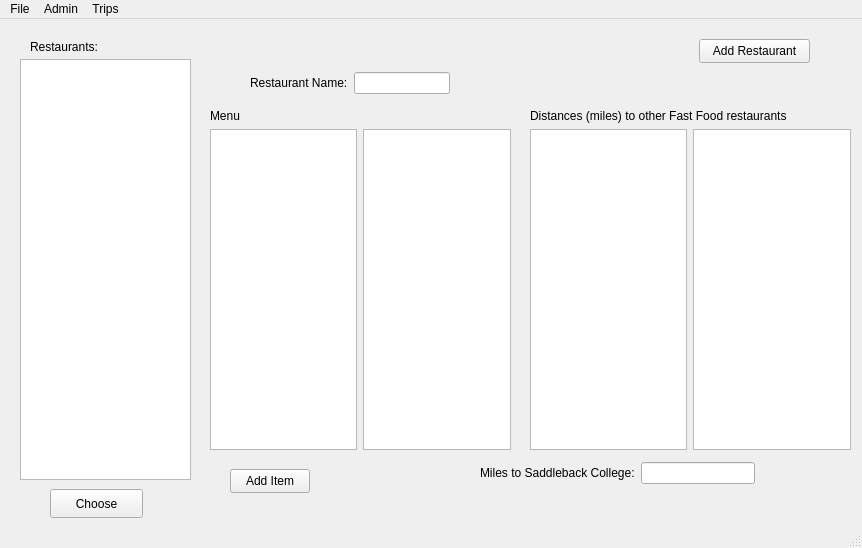
<?xml version="1.0" encoding="UTF-8"?>
<ui version="4.0">
 <class>MainWindow</class>
 <widget class="QMainWindow" name="MainWindow">
  <property name="geometry">
   <rect>
    <x>0</x>
    <y>0</y>
    <width>862</width>
    <height>548</height>
   </rect>
  </property>
  <property name="windowTitle">
   <string>MainWindow</string>
  </property>
  <widget class="QWidget" name="centralwidget">
   <widget class="QListWidget" name="listWidget">
    <property name="geometry">
     <rect>
      <x>20</x>
      <y>40</y>
      <width>171</width>
      <height>421</height>
     </rect>
    </property>
   </widget>
   <widget class="QLabel" name="label">
    <property name="geometry">
     <rect>
      <x>30</x>
      <y>20</y>
      <width>91</width>
      <height>16</height>
     </rect>
    </property>
    <property name="text">
     <string>Restaurants:</string>
    </property>
   </widget>
   <widget class="QWidget" name="layoutWidget">
    <property name="geometry">
     <rect>
      <x>250</x>
      <y>50</y>
      <width>200</width>
      <height>28</height>
     </rect>
    </property>
    <layout class="QHBoxLayout" name="horizontalLayout">
     <item>
      <widget class="QLabel" name="label_2">
       <property name="text">
        <string>Restaurant Name:</string>
       </property>
      </widget>
     </item>
     <item>
      <widget class="QLineEdit" name="lineEdit"/>
     </item>
    </layout>
   </widget>
   <widget class="QWidget" name="layoutWidget">
    <property name="geometry">
     <rect>
      <x>480</x>
      <y>440</y>
      <width>275</width>
      <height>28</height>
     </rect>
    </property>
    <layout class="QHBoxLayout" name="horizontalLayout_3">
     <item>
      <widget class="QLabel" name="label_5">
       <property name="text">
        <string>Miles to Saddleback College:</string>
       </property>
      </widget>
     </item>
     <item>
      <widget class="QLineEdit" name="lineEdit_2"/>
     </item>
    </layout>
   </widget>
   <widget class="QPushButton" name="pushButton">
    <property name="geometry">
     <rect>
      <x>50</x>
      <y>470</y>
      <width>93</width>
      <height>29</height>
     </rect>
    </property>
    <property name="text">
     <string>Choose</string>
    </property>
   </widget>
   <widget class="QWidget" name="layoutWidget">
    <property name="geometry">
     <rect>
      <x>210</x>
      <y>90</y>
      <width>301</width>
      <height>341</height>
     </rect>
    </property>
    <layout class="QVBoxLayout" name="verticalLayout">
     <item>
      <widget class="QLabel" name="label_3">
       <property name="text">
        <string>Menu</string>
       </property>
      </widget>
     </item>
     <item>
      <layout class="QHBoxLayout" name="horizontalLayout_4">
       <item>
        <widget class="QListWidget" name="listWidget_item"/>
       </item>
       <item>
        <widget class="QListWidget" name="listWidget_price"/>
       </item>
      </layout>
     </item>
    </layout>
   </widget>
   <widget class="QWidget" name="layoutWidget">
    <property name="geometry">
     <rect>
      <x>530</x>
      <y>90</y>
      <width>321</width>
      <height>341</height>
     </rect>
    </property>
    <layout class="QVBoxLayout" name="verticalLayout_2">
     <item>
      <widget class="QLabel" name="label_4">
       <property name="text">
        <string>Distances (miles) to other Fast Food restaurants</string>
       </property>
      </widget>
     </item>
     <item>
      <layout class="QHBoxLayout" name="horizontalLayout_5">
       <item>
        <widget class="QListWidget" name="listWidget_name"/>
       </item>
       <item>
        <widget class="QListWidget" name="listWidget_distance"/>
       </item>
      </layout>
     </item>
    </layout>
   </widget>
   <widget class="QPushButton" name="AddRestaurant">
    <property name="geometry">
     <rect>
      <x>699</x>
      <y>20</y>
      <width>111</width>
      <height>24</height>
     </rect>
    </property>
    <property name="text">
     <string>Add Restaurant</string>
    </property>
   </widget>
   <widget class="QPushButton" name="AddItem">
    <property name="geometry">
     <rect>
      <x>230</x>
      <y>450</y>
      <width>80</width>
      <height>24</height>
     </rect>
    </property>
    <property name="text">
     <string>Add Item</string>
    </property>
   </widget>
  </widget>
  <widget class="QMenuBar" name="menubar">
   <property name="geometry">
    <rect>
     <x>0</x>
     <y>0</y>
     <width>862</width>
     <height>21</height>
    </rect>
   </property>
   <widget class="QMenu" name="menuFile">
    <property name="title">
     <string>File</string>
    </property>
    <addaction name="actionOpen_File"/>
    <addaction name="actionUpdate_List"/>
   </widget>
   <widget class="QMenu" name="menuAdmin">
    <property name="title">
     <string>Admin</string>
    </property>
    <addaction name="actionLog_in"/>
    <addaction name="actionLog_out"/>
   </widget>
   <widget class="QMenu" name="menuTrips">
    <property name="title">
     <string>Trips</string>
    </property>
    <addaction name="action10_Closet"/>
    <addaction name="actionShortest_Trip"/>
    <addaction name="actionVisit_All_12"/>
    <addaction name="actionCustom_Trip"/>
   </widget>
   <addaction name="menuFile"/>
   <addaction name="menuAdmin"/>
   <addaction name="menuTrips"/>
  </widget>
  <widget class="QStatusBar" name="statusbar"/>
  <action name="actionOpen_File">
   <property name="text">
    <string>Open File</string>
   </property>
   <property name="toolTip">
    <string>Import the Initial Restaurants</string>
   </property>
  </action>
  <action name="actionUpdate_List">
   <property name="text">
    <string>Update List</string>
   </property>
   <property name="toolTip">
    <string>Add the Extra 2 Restaurants</string>
   </property>
  </action>
  <action name="actionLog_in">
   <property name="text">
    <string>Log-in</string>
   </property>
   <property name="toolTip">
    <string>Log-in for Maintinance</string>
   </property>
  </action>
  <action name="actionLog_out">
   <property name="text">
    <string>Log-out</string>
   </property>
   <property name="toolTip">
    <string>Log-out of Maintinance</string>
   </property>
  </action>
  <action name="action10_Closet">
   <property name="text">
    <string>10 Closest</string>
   </property>
   <property name="toolTip">
    <string>Plan a Trip to the Closest 10 Restaurants</string>
   </property>
   <property name="statusTip">
    <string/>
   </property>
   <property name="whatsThis">
    <string/>
   </property>
  </action>
  <action name="actionShortest_Trip">
   <property name="text">
    <string>Shortest Trip</string>
   </property>
   <property name="toolTip">
    <string>Plan the Shortest Trip</string>
   </property>
  </action>
  <action name="actionVisit_All_12">
   <property name="text">
    <string>Visit All 12</string>
   </property>
   <property name="toolTip">
    <string>Visit All 12 Restaurants</string>
   </property>
  </action>
  <action name="actionCustom_Trip">
   <property name="text">
    <string>Custom Trip</string>
   </property>
   <property name="toolTip">
    <string>Customize a Trip to Take</string>
   </property>
  </action>
 </widget>
 <resources/>
 <connections/>
</ui>
